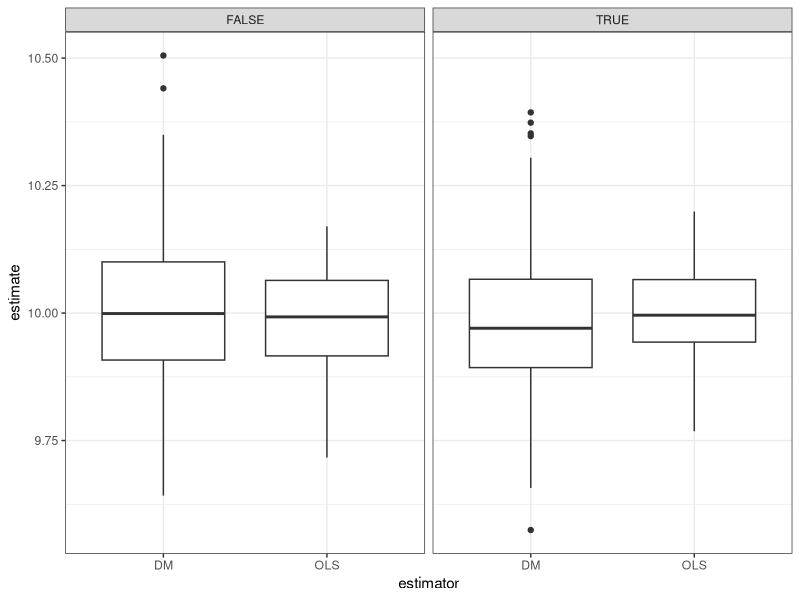

Generate this figure with R:
## ---- chunk 1
knitr::opts_chunk$set(echo = TRUE)
## ---- chunk 2
library(MASS) # simulation
library(ggplot2)
## ---- chunk 3
difference_in_means <- function(dataset) {
  treated_idx <- which(dataset$W == 1)
  control_idx <- which(dataset$W == 0)
  
  # Filter treatment / control observations, pulls outcome variable as a vector
  y1 <- dataset[treated_idx, "Y"] # Outcome in treatment grp
  y0 <- dataset[control_idx, "Y"] # Outcome in control group
  
  n1 <- sum(dataset$W)     # Number of obs in treatment
  n0 <- sum(1 - dataset$W) # Number of obs in control

  # Difference in means is ATE
  tauhat <- mean(y1) - mean(y0)
  
  # 95% Confidence intervals
  se_hat <- sqrt( var(y0)/(n0-1) + var(y1)/(n1-1) )
  lower_ci <- tauhat - 1.96 * se_hat
  upper_ci <- tauhat + 1.96 * se_hat
  
  return(c(ATE = tauhat, lower_ci = lower_ci, upper_ci = upper_ci))
}
# note that t.test on the two groups give you the same or a regression


difference_in_condmean_ols <- function(dataset) {
  n <- dim(dataset)[1]
  treated_idx <- which(dataset$W == 1)
  control_idx <- which(dataset$W == 0)
  
  # Filter treatment / control observations, pulls outcome variable as a vector
  y1 <- dataset[treated_idx, "Y"] # Outcome in treatment grp
  y0 <- dataset[control_idx, "Y"] # Outcome in control group
  
  n1 <- sum(dataset$W)     # Number of obs in treatment
  n0 <- sum(1 -dataset$W) # Number of obs in control
  
  #dataset_spread <- fastDummies::dummy_cols(dataset, remove_selected_columns = T)
  dataset_spread <- dataset
  df0 <- dplyr::select(dataset_spread[control_idx,], -c("W"))
  df1 <- dplyr::select(dataset_spread[treated_idx,], -c("W"))
  
  mu0 <- lm(Y ~ ., data = df0)
  mu1 <- lm(Y ~ ., data = df1)
  
  # Difference in predicted means is ATE
  tauhat <- mean(predict(mu1, newdata = dplyr::select(dataset_spread, -c("W","Y"))) - predict(mu0, newdata = dplyr::select(dataset_spread, -c("W","Y"))))
  
  # 95% Confidence intervals
  beta0 <- mu0$coefficients[-1]
  beta0[which(is.na(beta0))] <- 0
  beta1 <- mu1$coefficients[-1]
  beta1[which(is.na(beta1))] <- 0
  se_hat <- sqrt( n*(var(y0)/(n0) + var(y1)/(n1)) - t(beta0+beta1)%*%var(dplyr::select(dataset_spread, -c("W","Y")))%*%(beta0+beta1))/sqrt(n)
  lower_ci <- tauhat - 1.96 * se_hat
  upper_ci <- tauhat + 1.96 * se_hat
  
  return(c(ATE = tauhat, lower_ci = lower_ci, upper_ci = upper_ci))
}

## ---- chunk 4
linear_simulation <- function(samples = 5000){
  X = mvrnorm(n=samples, mu=c(1, 1, 1, 1), Sigma=diag(4))
  data <- as.data.frame(X)
  names(data) <- paste("X", 1:4, sep = "")
  data$W <- rbinom(nrow(data), 1, 0.5)
  
  # generate linear outcome
  error = rnorm(n = samples, mean = 0, sd = 0.2)
  data$Y =3*data$X1 + 2*data$X2 + - 2*data$X3 - 0.8*data$X4 + data$W*(2*data$X1 +5*data$X3 + 3*data$X4) + error
  
  return(data)
}

non_linear_simulation <- function(samples = 5000){
  X = mvrnorm(n=samples, mu=c(1, 1, 1, 1), Sigma=diag(4))
  data <- as.data.frame(X)
  names(data) <- paste("X", 1:4, sep = "")
  data$W <- rbinom(nrow(data), 1, 0.5)
  
  # generate non linear outcome
  error = rnorm(n = samples, mean = 0, sd = 0.2)
  data$Y = 3*data$X1 + 2*data$X2*data$X2 - 2*data$X3*0.8*data$X4 + data$W*10 + error
  
  return(data)
}
## ---- chunk 5
results <- data.frame("estimator" = c(),
                             "estimate" = c(),
                             "linear" = c())

for (i in 1:100){
  sim_lin <- linear_simulation()
  tau_dm <- difference_in_means(sim_lin)
  new_result_lin = data.frame("estimator" = "DM", "estimate" = tau_dm["ATE"], "linear" = TRUE)
  tau_ols <- difference_in_condmean_ols(sim_lin)
  new_result_lin_ols = data.frame("estimator" = "OLS", "estimate" = tau_ols["ATE"], "linear" = TRUE)
  results <- rbind(results, new_result_lin, new_result_lin_ols)

  sim_nlin <- non_linear_simulation()
  tau_dm <- difference_in_means(sim_nlin)
  new_result_nlin = data.frame("estimator" = "DM", "estimate" = tau_dm["ATE"], "linear" = FALSE)
  tau_ols <- difference_in_condmean_ols(sim_nlin)
  new_result_nlin_ols = data.frame("estimator" = "OLS", "estimate" = tau_ols["ATE"], "linear" = FALSE)
  results <- rbind(results, new_result_nlin, new_result_nlin_ols)
}
## ---- chunk 6
library(ggplot2)
ggplot(results, aes(x = estimator, y = estimate)) +
  geom_boxplot() +
  facet_grid(~linear) +
  theme_bw()
